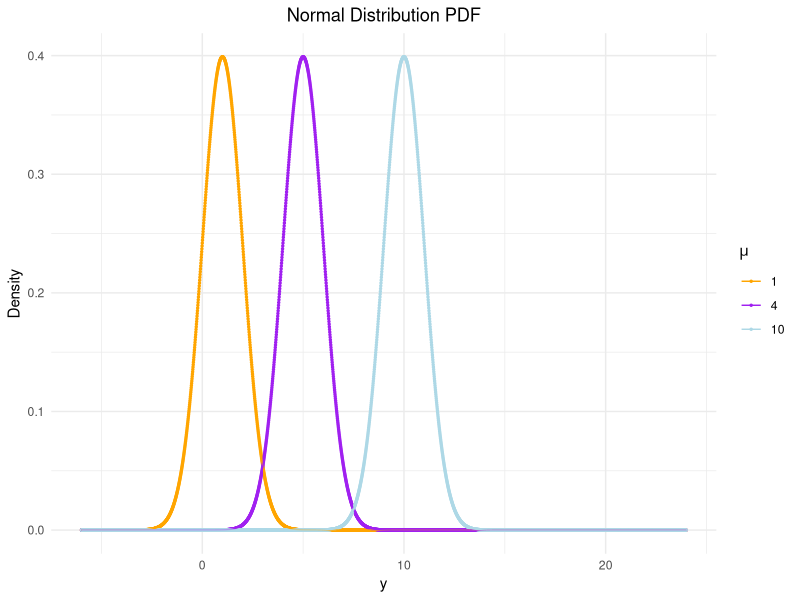
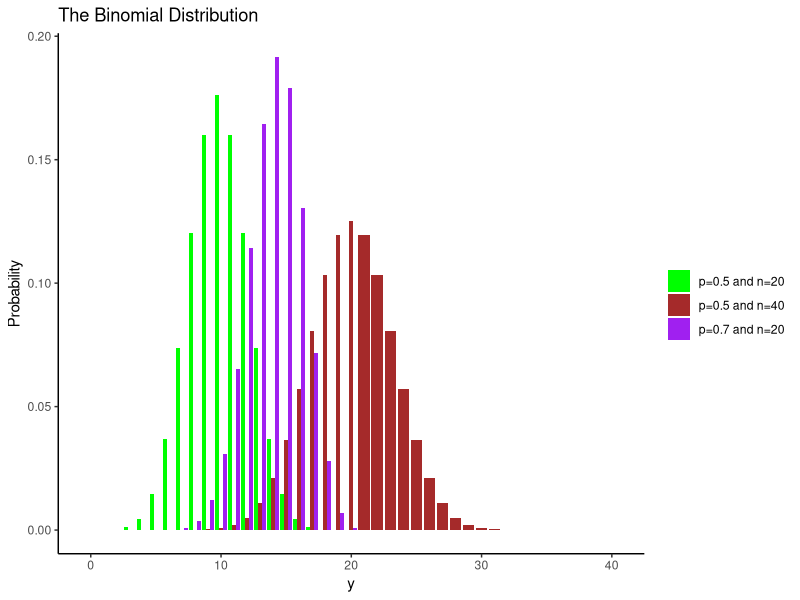
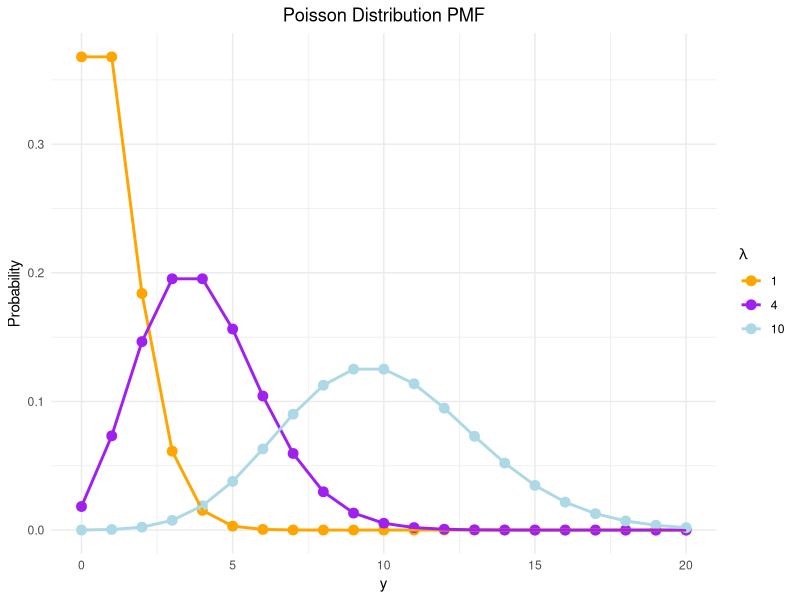
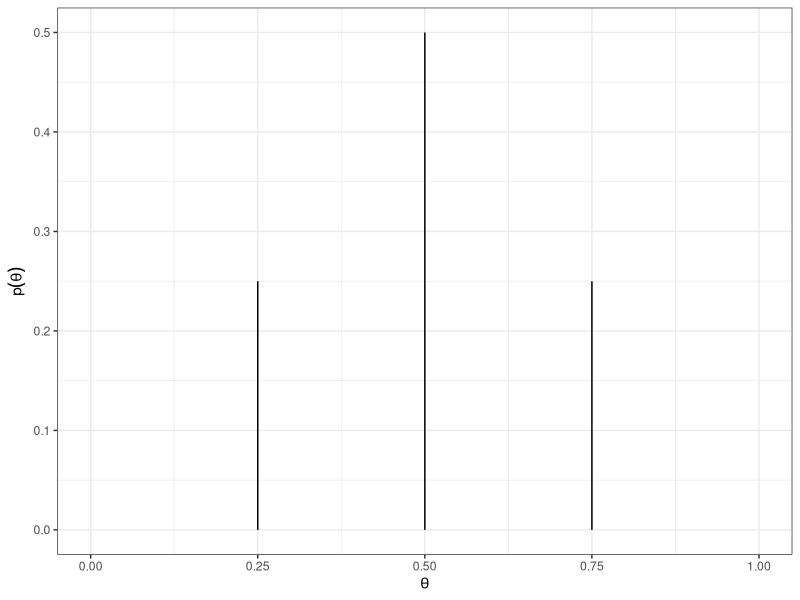
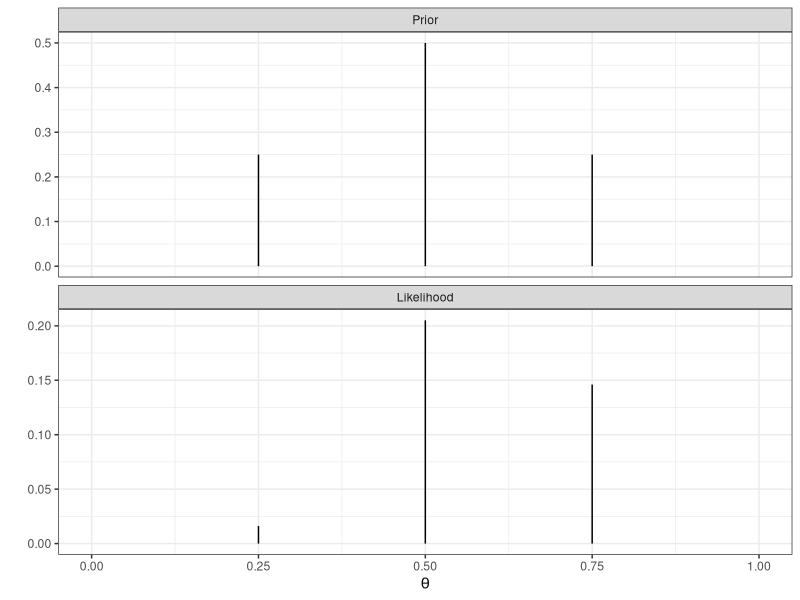
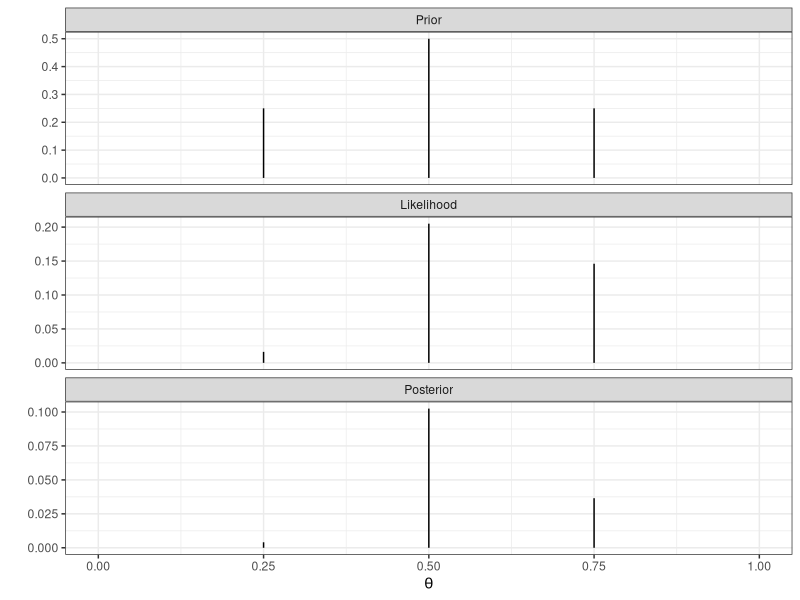
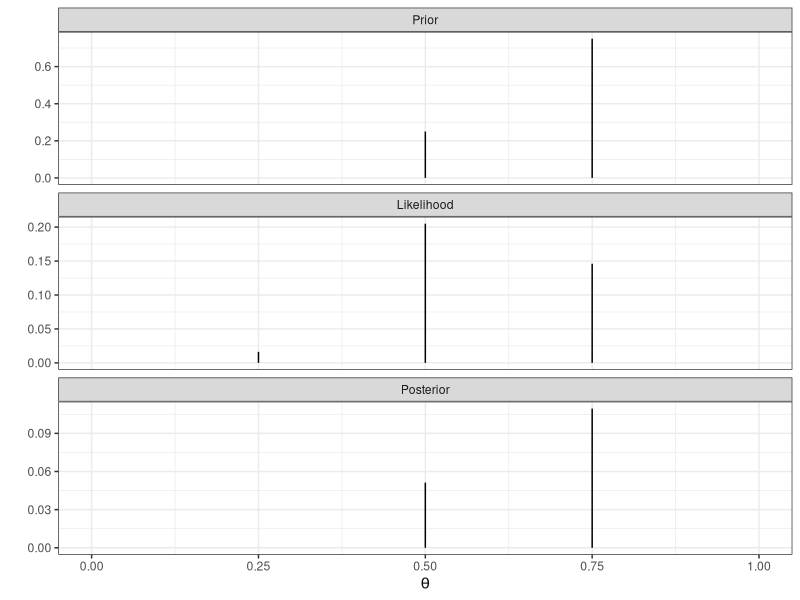
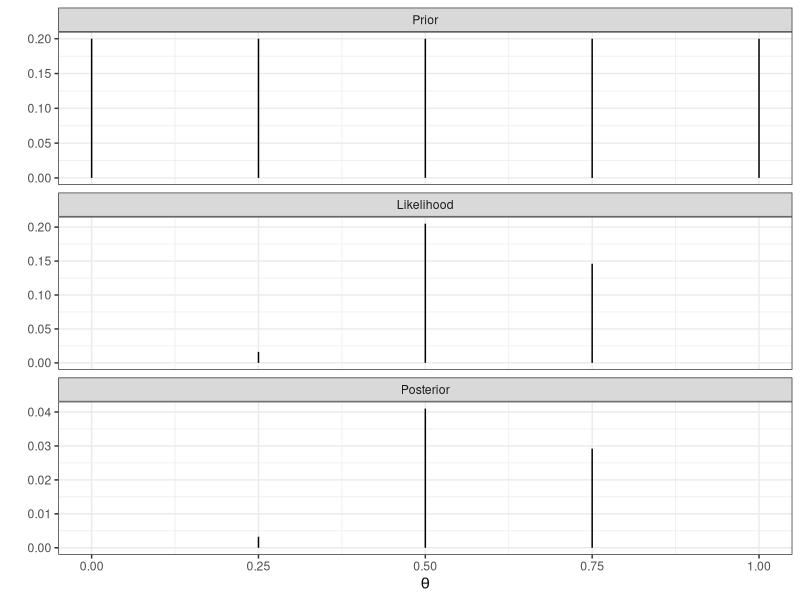

Reproduce these figures in R, in order.
## ---- chunk 1
knitr::opts_chunk$set(echo = FALSE)
library(tidyverse)
## ---- chunk 2
video_path  <- "vid/"
video_files <- list.files(video_path,
                         pattern = "\\.mp4$",
                         recursive = TRUE,
                         all.files = FALSE,
                         full.names = TRUE)
## ---- chunk 3
# Define lambda values and the range of x-values for Poisson distributions
x_range <- seq(-20,25, by = 0.01)

# Create a data frame for each lambda value with corresponding PMF values
normal_data <- data.frame(
  x = rep(x_range, 3),
  y = c(dnorm(x_range, mean = 1),
        dnorm(x_range, mean = 5),
        dnorm(x_range, mean = 10)),
  mu = factor(rep((c(1,4,10)), each = length(x_range)))
) %>% filter(x > -6 & x < 24)

# Plot using ggplot2
ggplot(normal_data, aes(x = x, y = y, color = mu)) +
  geom_point(size = 0.5) +
  geom_line(aes(group = mu), size = 0.5) +
  scale_color_manual(values = c("orange", "purple", "lightblue")) +
  labs(title = "Normal Distribution PDF",
       x = "y",
       y = "Density",
       color = expression(mu)) +
  theme_minimal() +
  theme(plot.title = element_text(hjust = 0.5))

## ---- chunk 4
# Create data for three binomial distributions
n1 <- 20
n2 <- 20
n3 <- 40

p1 <- 0.5
p2 <- 0.7
p3 <- 0.5

# Generate random variables for the binomial distributions
data1 <- data.frame(x = 0:n1, prob = dbinom(0:n1, size = n1, prob = p1), type = "p=0.5 and n=20")
data2 <- data.frame(x = 0:n2, prob = dbinom(0:n2, size = n2, prob = p2), type = "p=0.7 and n=20")
data3 <- data.frame(x = 0:n3, prob = dbinom(0:n3, size = n3, prob = p3), type = "p=0.5 and n=40")

# Combine all data
data_all <- rbind(data1, data2, data3)

# Plot using ggplot2
ggplot(data_all, aes(x = x, y = prob)) +
  geom_bar(stat = "identity", aes(fill = type), position = position_dodge(width = 0.9)) +
  labs(title = "The Binomial Distribution", 
       x = "y", 
       y = "Probability") +
  theme_minimal() +
  theme(plot.title = element_text(hjust = 0.5)) +
  scale_fill_manual(values = c("green", "brown", "purple")) +
   labs(fill = "") +
  theme_classic()
## ---- chunk 5
# Define lambda values and the range of x-values for Poisson distributions
lambda_values <- c(1, 4, 10)
x_range <- 0:20

# Create a data frame for each lambda value with corresponding PMF values
poisson_data <- data.frame(
  x = rep(x_range, length(lambda_values)),
  y = c(dpois(x_range, lambda = 1),
        dpois(x_range, lambda = 4),
        dpois(x_range, lambda = 10)),
  lambda = factor(rep(lambda_values, each = length(x_range)))
)

# Plot using ggplot2
ggplot(poisson_data, aes(x = x, y = y, color = lambda)) +
  geom_point(size = 3) +
  geom_line(aes(group = lambda), size = 1) +
  scale_color_manual(values = c("orange", "purple", "lightblue")) +
  labs(title = "Poisson Distribution PMF",
       x = "y",
       y = "Probability",
       color = expression(lambda)) +
  theme_minimal() +
  theme(plot.title = element_text(hjust = 0.5))

## ---- chunk 6
n_grid = 5
theta <- seq(0,1,length = n_grid) # grid of theta values
Prior <- pmin(theta, 1-theta) # triangular shape
Prior = Prior/sum(Prior) # make sum to 1

ptheta_dat <- tibble::tibble(theta, Prior)

ggplot(ptheta_dat, aes(x = theta, y = Prior)) +
  geom_segment(aes(xend=theta,yend=0)) +
  xlab(expression(theta)) +
  ylab(expression(p(theta))) +
  theme_bw()

## ---- chunk 7
Likelihood <- dbinom(6,10,prob = theta)
ptheta_dat$Likelihood <- Likelihood


ptheta_dat2 <- ptheta_dat %>% pivot_longer(cols = Prior:Likelihood,
                                      names_to = "type",
                                      values_to = "value") %>%
  mutate(type = factor(type, levels =c("Prior","Likelihood")))

ggplot(ptheta_dat2, aes(x = theta, y = value)) +
  geom_segment(aes(xend=theta,yend=0)) +
  facet_wrap(~type, scales = "free_y", nrow = 2) +
  xlab(expression(theta)) +
  ylab("") +
  theme_bw()
## ---- chunk 8
Posterior <- Likelihood*Prior
ptheta_dat$Posterior <- Posterior


ptheta_dat2 <- ptheta_dat %>% pivot_longer(cols = Prior:Posterior,
                                      names_to = "type",
                                      values_to = "value") %>%
  mutate(type = factor(type, levels =c("Prior","Likelihood","Posterior")))

ggplot(ptheta_dat2, aes(x = theta, y = value)) +
  geom_segment(aes(xend=theta,yend=0)) +
  facet_wrap(~type, scales = "free_y", nrow = 3) +
  xlab(expression(theta)) +
  ylab("") +
  theme_bw()

## ---- chunk 9
n_grid = 5
theta <- seq(0,1,length = n_grid) # grid of theta values
Prior <- c(0,0,0.25,0.75,0)
ptheta_dat <- tibble::tibble(theta, Prior)

Likelihood <- dbinom(6,10,prob = theta)
ptheta_dat$Likelihood <- Likelihood

Posterior <- Likelihood*Prior
ptheta_dat$Posterior <- Posterior


ptheta_dat2 <- ptheta_dat %>% pivot_longer(cols = Prior:Posterior,
                                      names_to = "type",
                                      values_to = "value") %>%
  mutate(type = factor(type, levels =c("Prior","Likelihood","Posterior")))

ggplot(ptheta_dat2, aes(x = theta, y = value)) +
  geom_segment(aes(xend=theta,yend=0)) +
  facet_wrap(~type, scales = "free_y", nrow = 3) +
  xlab(expression(theta)) +
  ylab("") +
  theme_bw()
## ---- chunk 10
n_grid = 5
theta <- seq(0,1,length = n_grid) # grid of theta values
Prior <- 1/n_grid
ptheta_dat <- tibble::tibble(theta, Prior)

Likelihood <- dbinom(6,10,prob = theta)
ptheta_dat$Likelihood <- Likelihood

Posterior <- Likelihood*Prior
ptheta_dat$Posterior <- Posterior


ptheta_dat2 <- ptheta_dat %>% pivot_longer(cols = Prior:Posterior,
                                      names_to = "type",
                                      values_to = "value") %>%
  mutate(type = factor(type, levels =c("Prior","Likelihood","Posterior")))

ggplot(ptheta_dat2, aes(x = theta, y = value)) +
  geom_segment(aes(xend=theta,yend=0)) +
  facet_wrap(~type, scales = "free_y", nrow = 3) +
  xlab(expression(theta)) +
  ylab("") +
  theme_bw()
## ---- chunk 11
n_grid = 5
theta <- seq(0,1,length = n_grid) 
p_y <- (1/n_grid)*(sum(dbinom(6, 10, prob = theta)))
